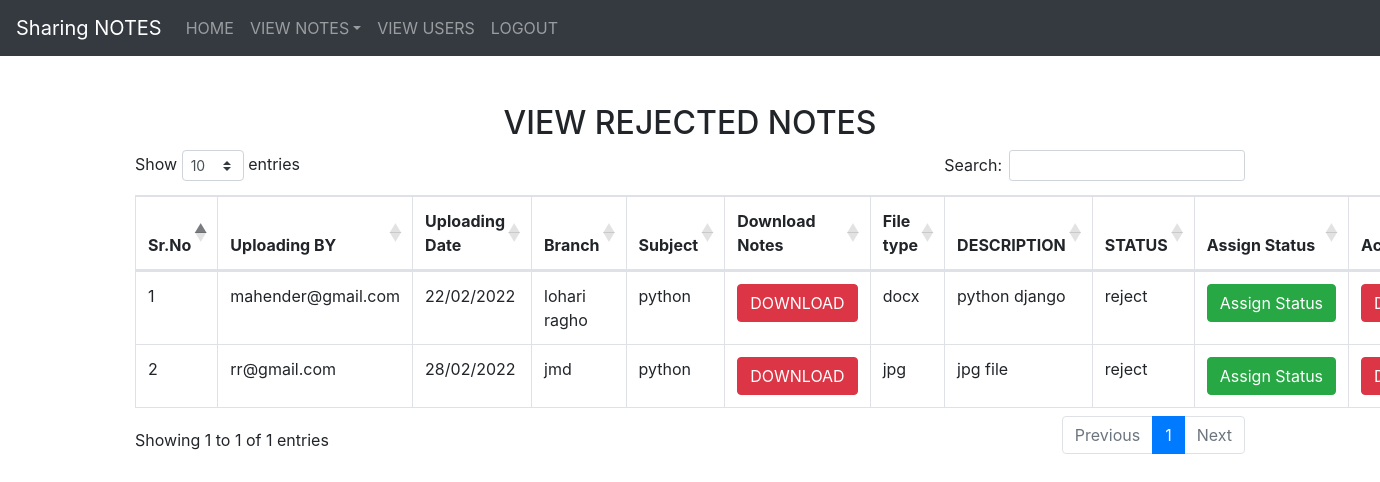
The app's page /rejected (signed in) with its own data.
### notes/models.py (models this page shows, shortened)
class Notes(models.Model):
    user = models.ForeignKey(User, on_delete=models.CASCADE, null=True)
    uploadingdate = models.CharField(max_length=30,default="", null=True)
    branch = models.CharField(max_length=30,default="")
    subject = models.CharField(max_length=30,default="")
    notesfile = models.FileField(null=True)
    filetype = models.CharField(max_length=30, null=True)
    description = models.CharField(max_length=2000, null=True)
    status= models.CharField(max_length=10,default="")

### notes/views.py (the view)
# urls.py: path('rejected', views.rejected_notes, name="rejected"),
def rejected_notes(request):
    if not request.user.is_authenticated:
        return redirect('login_admin')
    notes = Notes.objects.filter(status="reject")
    d = {'notes': notes}
    return render(request,"rejected_notes.html",d)

### notes/templates/rejected_notes.html (shortened to what this page needs)
{% extends "admin_nav.html" %}
{% load static %}
{% block content %}
<link rel="stylesheet" href="https://cdnjs.cloudflare.com/ajax/libs/twitter-bootstrap/4.5.2/css/bootstrap.css">
<link rel="stylesheet" href="https://cdn.datatables.net/1.11.4/css/dataTables.bootstrap4.min.css">
<div class="container mt-5">
    <h2 class="text-center">VIEW REJECTED NOTES</h2>
   <table class="table table-bordered" id='example'>
       <thead>
       <tr>
           <th> Sr.No</th>
           <th>Uploading BY </th>
           <th>Uploading Date</th>
           <th>Branch</th>
           <th>Subject</th>
           <th>Download Notes</th>
           <th>File type</th>
           <th>DESCRIPTION</th>
           <th>STATUS</th>
           <th>Assign Status</th>
           <th>Action</th>
       </tr>
        </thead>
       {% for i in notes %}
       <tbody>
       <tr>
           <td>{{forloop.counter}}</td>
           <td>{{i.user.username}}</td>
           <td>{{i.uploadingdate}}</td>
           <td>{{i.branch}}</td>
           <td>{{i.subject }}</td>
           <td><a href="{{i.notesfile.url}}"class="btn btn-danger" download>DOWNLOAD</a></td>
           <td>{{i.filetype }}</td>
           <td>{{i.description }}</td>
           <td>{{i.status }}</td>
           <td><a href="{% url 'assign' i.user.id %}"class="btn btn-success">Assign&nbspStatus</a></td>
           <td><a href="{% url 'delete_notes' i.user.id %}"class="btn btn-danger" onclick="return confirm("are you sure delete data ?")">DELETE</a></td>
       </tr>
       {% endfor %}
      </tbody>
   </table>
</div>
{% endblock %}

### notes/static/css/mystyle.css (style rules this page uses)
.container { width:100%; height:300px; }

### records on screen
Notes: user.username "mahender@gmail.com", uploadingdate "22/02/2022", branch "lohari ragho", subject "python", filetype "docx", description "python django", status "reject"
Notes: user.username "rr@gmail.com", uploadingdate "28/02/2022", branch "jmd", subject "python", filetype "jpg", description "jpg file", status "reject"
